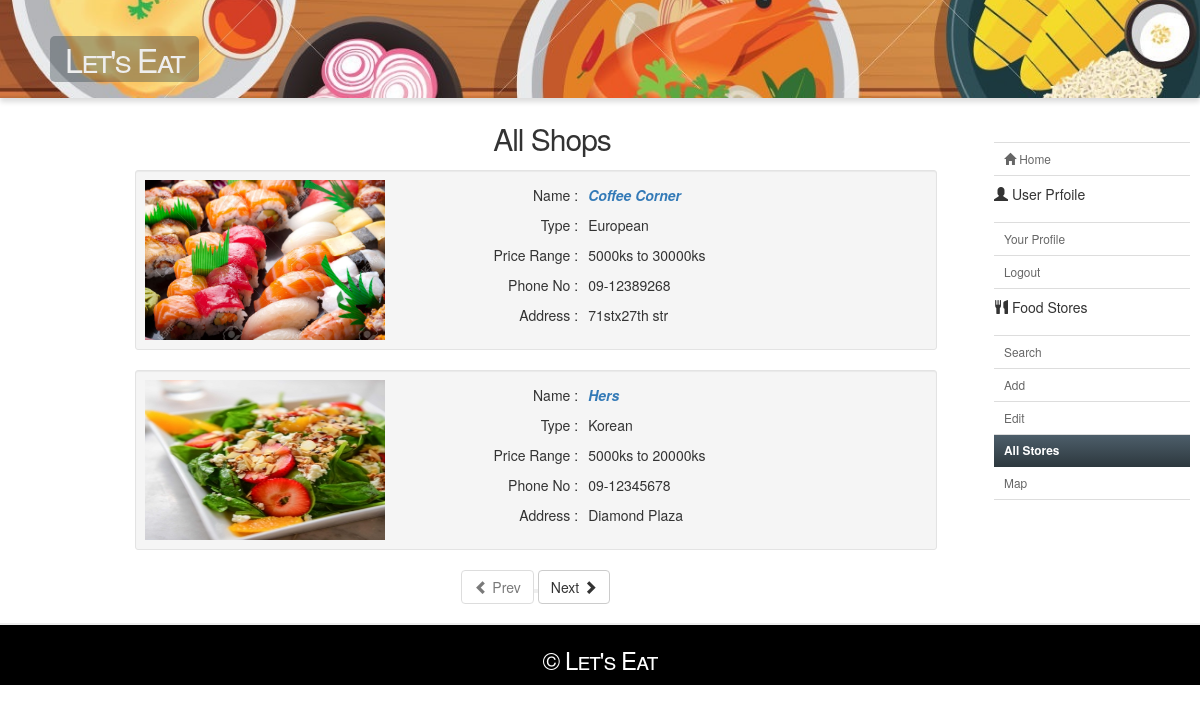
Page /fooddirectorysystem/stores.php (signed in) on the committed database.
### tables this page shows
CREATE TABLE IF NOT EXISTS `food_store` (
  `store_id` varchar(30) NOT NULL,
  `store_name` varchar(30) DEFAULT NULL,
  `logo` varchar(30) DEFAULT NULL,
  `typeid` varchar(30) DEFAULT NULL,
  `pricerng` varchar(30) DEFAULT NULL,
  `phno` varchar(30) DEFAULT NULL,
  `address` varchar(30) DEFAULT NULL,
  `reg_date` datetime DEFAULT NULL,
  `up_date` datetime DEFAULT NULL,
  `location` varchar(30) DEFAULT NULL,
  `cus_id` varchar(30) DEFAULT NULL
);

CREATE TABLE IF NOT EXISTS `storetype` (
  `typeid` varchar(30) NOT NULL,
  `typename` varchar(30) DEFAULT NULL
);

### fooddirectorysystem/stores.php (the view, shortened to what this page needs)
<!doctype html>
<html>
    <head>
        <link rel="stylesheet" href="css/styles.css" type="text/css" />
        <link rel="stylesheet" href="bootstrap/css/bootstrap.css" type="text/css" />
        <link rel="stylesheet" href="font-awesome/css/font-awesome.css" type="text/css" />
    </head>
    <body>
        <div id="container">
            <div class="header bg">
                <div class="width">
                    <h1 style="font-variant: small-caps;"><a href="index_cus.php">Let's Eat</a></h1>
                </div>
            </div>
            <div class="content">
                <div class="sidebar big-sidebar right-sidebar">
                    <ul>
                        <li>
                            <ul class="blocklist">
                                <li>
                                    <a href="index_cus.php">
                                        <span class="glyphicon glyphicon-home"></span> Home
                                    </a>
                                </li>
                            </ul>
                            <h5><span class="glyphicon glyphicon-user"></span> User Prfoile</h5>
                            <ul class="blocklist">
                                <li><a href="profileedit.php">Your Profile</a></li>
                                <li><a href="logout.php">Logout</a></li>
                            </ul>
                            <h5><span class="glyphicon glyphicon-cutlery"></span> Food Stores</h5>
                            <ul class="blocklist">
                                <li><a href="search.php">Search</a></li>
                                <li><a href="storeadd.php">Add</a></li>
                                <li><a href="storeedit.php">Edit</a></li>
                                <li><a class="selected" href="stores.php">All Stores</a></li>
                                <li><a href="typemap.php">Map</a></li>
                            </ul>
                        </li>
                    </ul>
                </div>
                <h2 class="text-center">All Shops</h2>
                <div id="content" class="two-column with-right-sidebar">
                    <?php
                    $limit = 2;
                    $start = 0;
                    $total = mysql_query("SELECT * FROM food_store");
                    $total = mysql_num_rows($total);
                    $next = $start + $limit;
                    $prev = $start - $limit;
                    $result = mysql_query("SELECT * FROM food_store fs LEFT JOIN storetype st
                    ON fs.typeid = st.typeid ORDER BY fs.store_name LIMIT $start, $limit") or die(mysql_error());
                    ?>
                    <?php while ($row = mysql_fetch_assoc($result)): ?>
                        <div class="col-md-12">
                            <div class="well well-sm">
                                <div class="row">
                                    <div class="col-md-4">
                                        <?php if ($row['logo'] !== "nologo") { ?>
                                            <img src="<?php echo $row['logo']; ?>" style="width:240px;height:160px;">
                                        <?php } else { ?>
                                            <img src="images/stores/noimage.jpg" style="width:240px;height:160px;">
                                        <?php } ?>
                                    </div>
                                    <div class="col-md-1"></div>
                                    <div class="col-md-7">
                                        <table class="table-condensed">
                                            <tr>
                                                <td class="slbl">Name :</td>
                                                <td>
                                                    <a href="storedetail.php?fsid=<?php echo $row['store_id'] ?>"
                                                       style="border-bottom:0px; text-decoration: none;">
                                                        <strong><i><?php echo $row['store_name']; ?></i></strong>
                                                    </a>
                                                </td>
                                            </tr>
                                            <tr>
                                                <td class="slbl">Type :</td>
                                                <td><?php echo $row['typename']; ?></td>
                                            </tr>
                                            <tr>
                                                <td class="slbl">Price Range :</td>
                                                <td><?php echo $row['pricerng']; ?></td>
                                            </tr>
                                            <tr>
                                                <td class="slbl">Phone No :</td>
                                                <td><?php echo $row['phno']; ?></td>
                                            </tr>
                                            <tr>
                                                <td class="slbl">Address :</td>
                                                <td><?php echo $row['address']; ?></td>
                                            </tr>
                                        </table>
                                    </div>
                                </div>
                            </div>
                        </div>
                    <?php endwhile; ?>
                    <div class="paging" align="center">
                        <?php if ($total > $limit): ?>
                            <?php if ($prev < 0): ?>
                                <button class="btn btn-default" disabled><span class="glyphicon glyphicon-chevron-left"></span> Prev<button>
                                    <?php else: ?>
                                        <a href="?start=<?= $prev ?>" style="text-decoration:none;border-bottom:none;">
                                            <button class="btn btn-default"/><span class="glyphicon glyphicon-chevron-left"></span> Prev</button>
                                    </a>
                                <?php endif; ?>
                                <?php if ($next >= $total): ?>
                                    <button class="btn btn-default" disabled>Next <span class="glyphicon glyphicon-chevron-right"></span></button>
                                <?php else: ?>
                                    <a href="?start=<?= $next ?>" style="text-decoration:none;border-bottom:none;">
                                        <button class="btn btn-default">Next <span class="glyphicon glyphicon-chevron-right"></span></button>
                                    </a>
                                <?php endif; ?>
                            <?php endif; ?>
                    </div>
                </div>
            </div>
        </div>
        <div class="footer">
            <div class="footer-bottom">
                <p><h3 style="color:white; font-variant: small-caps;">&copy; Let's Eat</h3></p>
            </div>
        </div>
</body>
</html>

### fooddirectorysystem/css/styles.css (style rules this page uses)
body { background: #fff; margin:0; padding:0; font-family: Arial, Helvetica, sans-serif; font-size: 1.0em; color: #666; font-weight: 300; }
* { margin:0; padding:0; }
table { width: 100%; text-align: left; }
th, td { padding: 10px 10px; }
p { line-height: 1.9em; margin-bottom: 20px; }
a { color: #1F3942; border-bottom: 1px solid #1F3942; text-decoration: none; }
h1 { color: #333; font-size: 2.7em; }
h2 { color: #1F3942; font-size: 2.5em; letter-spacing: -1px; font-weight: 300; padding: 0 0 5px; margin: 0; }
h3 { color: #6E8596; font-size: 1.9em; margin-bottom: 10px; font-weight: 300; letter-spacing: -1px; }
h5 { padding-bottom: 10px; font-size: 1.1em; color: #999; }
ul, ol { margin: 0 0 35px 35px; }
li { padding-bottom: 5px; }
li ol, li ul { font-size: 1.0em; margin-bottom: 0; padding-top: 5px; }
.width { max-width: 1100px; margin: 0 auto; }
#container { background-color: #fff; width: auto; margin: 0 auto; }
.header { padding: 18px 0px 0px; margin: 0 auto; background: #0F1B1D; text-align: left; box-shadow: 0px 4px 5px #DDD; min-height: 98px; }
.header h1 { float: left; }
.header h1 a, .header h1 a:hover { color: #eee; font-size: 0.9em; padding: 0px 15px; border-radius: 5px; line-height: 1.0em; background-color: rgba(55, 68, 77, 0.4); letter-spacing: -2px; border-bottom: none; }
img { height: auto; }
#content { float: left; }
.content { min-height: 481px; margin-top: 2%; margin-left: 10%; }
.two-column { width: 77%; }
.with-right-sidebar { margin-right: 2%; }
.sidebar { margin-top: 10px; }
.big-sidebar { width: 20%; }
.right-sidebar { float: right; }
.sidebar ul { margin: 0; padding: 0; list-style: none; }
.sidebar ul li { margin-bottom: 20px; line-height: 1.9em; padding: 10px; }
.sidebar li ul { list-style: none outside none; margin: 0px; }
.sidebar li ul li { display: block; border-top: none; padding: 7px 2px; margin: 0; line-height: 1.5em; font-size: 0.85em; }
.sidebar li ul li a { border-bottom-color: #666; color: #666; }
.sidebar ul.blocklist { border-top: 1px solid #ddd; }
.sidebar ul.blocklist li { padding: 0; }
.sidebar ul.blocklist li a, .sidebar ul.blocklist li a:hover { border-bottom: 0; display: block; border-bottom: 1px solid #ddd; padding: 7px 10px; }
.sidebar ul.blocklist li a.selected { background: linear-gradient(#4D5E6A, #2D383E); background-color: #37444D; color: #FFFFFF; border-bottom:none; font-weight: bold; }
.footer { margin:20px auto 0; background: #222; border-top: 2px solid #eee; }
.footer p { text-align: left; color: #ccc; font-size: 0.9em; margin: 0; padding: 0; }
.footer .footer-bottom { padding: 2px; text-align: center; background-color: black; }
.footer .footer-bottom p { text-align: center; }
.footer .footer-bottom p, .footer .footer-bottom p a { color: #666; border-bottom-color: #666; }

### fooddirectorysystem/stores.php (style rules this page uses)
.bg { background-image: url("images/back.jpg"); height: 14%; background-position: bottom; background-repeat: no-repeat; background-size: cover; }
.slbl { text-align: right; width: 100px; }

### rows in the picture
food_store: logo (picture), store_name "Coffee Corner", typeid.typename "European", pricerng "5000ks to 30000ks", phno "09-12389268", address "71stx27th str"
food_store: logo (picture), store_name "Hers", typeid.typename "Korean", pricerng "5000ks to 20000ks", phno "09-12345678", address "Diamond Plaza"
